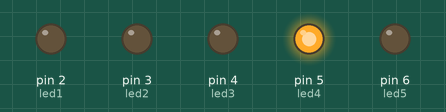
Recording of a sketch running on a simulated Arduino Uno, built with avr-gcc and run on an emulated ATmega328P. Shown: output pins drawn as LEDs (lit = HIGH).

Above: at 0.3 s.
At 0.9 s:
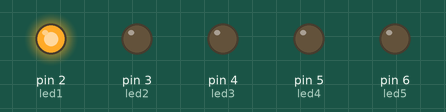
At 1.1 s:
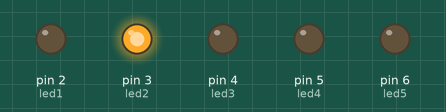
At 1.8 s:
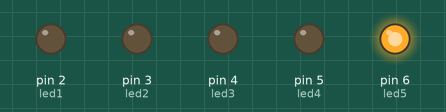
At 3.1 s:
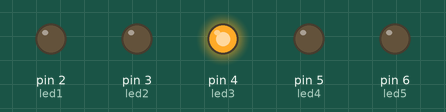
Timing chart, 0 to 4.1 s (numbered marks = the images above):
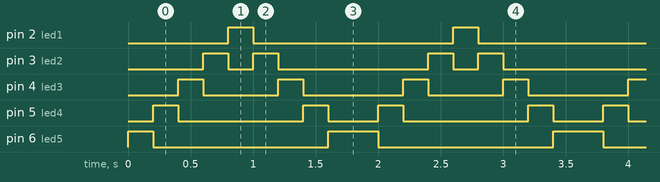

Measured:
- by itself, pin 2 (led1): alternates HIGH for 0.20 s and LOW for 1.6 s
- by itself, pin 3 (led2): repeats every 1.8 s: LOW 0.20 s, HIGH 0.20 s, LOW 1.2 s, HIGH 0.20 s
- by itself, pin 4 (led3): repeats every 1.8 s: LOW 0.60 s, HIGH 0.20 s, LOW 0.80 s, HIGH 0.20 s
- by itself, pin 5 (led4): repeats every 1.8 s: LOW 1.0 s, HIGH 0.20 s, LOW 0.40 s, HIGH 0.20 s
- by itself, pin 6 (led5): repeats every 1.8 s: LOW 1.4 s, HIGH 0.40 s

The sketch:

Practica5.ino
```cpp
int led1 = 2;
int led2 = 3;
int led3 = 4;
int led4 = 5;
int led5 = 6;

void setup() {
  // put your setup code here, to run once:
  pinMode(led1,OUTPUT);
  pinMode(led2,OUTPUT);
  pinMode(led3,OUTPUT);
  pinMode(led4,OUTPUT);
  pinMode(led5,OUTPUT);
}

void loop() {
  // put your main code here, to run repeatedly:
  digitalWrite (led1,LOW);
  digitalWrite (led2,LOW);
  digitalWrite (led3,LOW);
  digitalWrite (led4,LOW);
  digitalWrite (led5,HIGH);

  delay(200);

  digitalWrite (led1,LOW);
  digitalWrite (led2,LOW);
  digitalWrite (led3,LOW);
  digitalWrite (led4,HIGH);
  digitalWrite (led5,LOW);

  delay(200);

  digitalWrite (led1,LOW);
  digitalWrite (led2,LOW);
  digitalWrite (led3,HIGH);
  digitalWrite (led4,LOW);
  digitalWrite (led5,LOW);

  delay(200);

  digitalWrite (led1,LOW);
  digitalWrite (led2,HIGH);
  digitalWrite (led3,LOW);
  digitalWrite (led4,LOW);
  digitalWrite (led5,LOW);

  delay(200);

  digitalWrite (led1,HIGH);
  digitalWrite (led2,LOW);
  digitalWrite (led3,LOW);
  digitalWrite (led4,LOW);
  digitalWrite (led5,LOW);

  delay(200);

  digitalWrite (led1,LOW);
  digitalWrite (led2,HIGH);
  digitalWrite (led3,LOW);
  digitalWrite (led4,LOW);
  digitalWrite (led5,LOW);

  delay(200);

  digitalWrite (led1,LOW);
  digitalWrite (led2,LOW);
  digitalWrite (led3,HIGH);
  digitalWrite (led4,LOW);
  digitalWrite (led5,LOW);

  delay(200);

  digitalWrite (led1,LOW);
  digitalWrite (led2,LOW);
  digitalWrite (led3,LOW);
  digitalWrite (led4,HIGH);
  digitalWrite (led5,LOW);

  delay(200);

  digitalWrite (led1,LOW);
  digitalWrite (led2,LOW);
  digitalWrite (led3,LOW);
  digitalWrite (led4,LOW);
  digitalWrite (led5,HIGH);

  delay(200);
}
```
